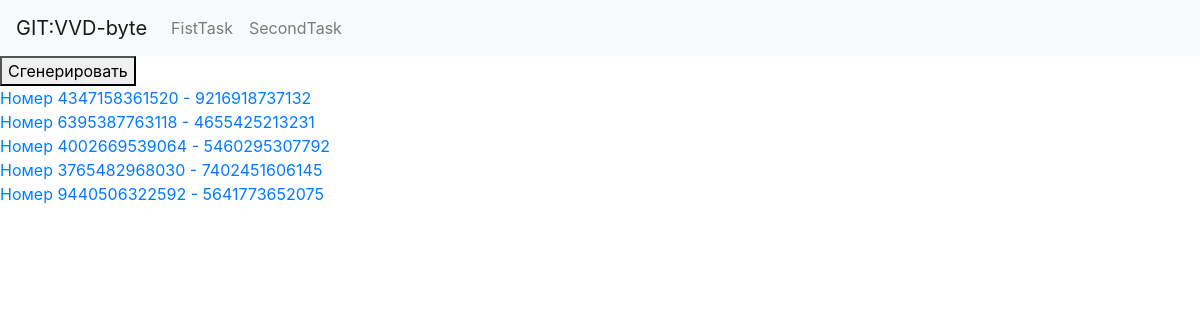
The page /first/ on the database as committed earlier.
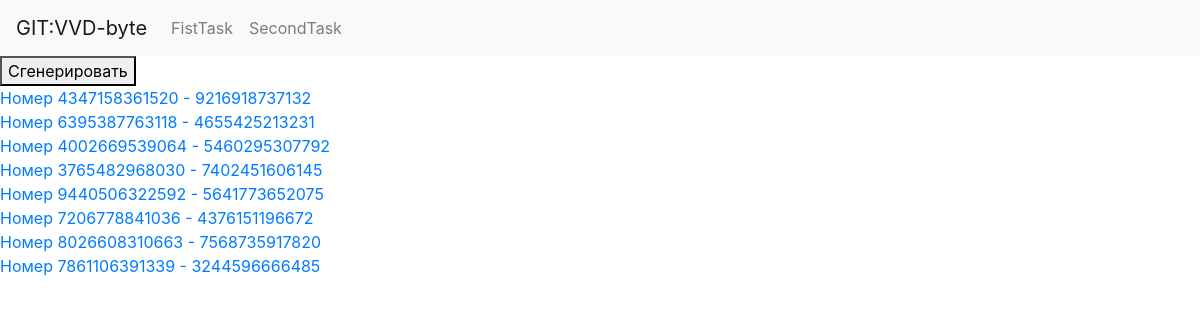
The same page on the database as committed later.
### first/models.py (models this page shows, shortened)
class User(models.Model):
    number = models.CharField(max_length=13)
    name = models.CharField(max_length=20)

### first/views.py (the view, shortened to what this page needs)
# urls.py: path('', FirstTask.as_view(), name='FirstTask'),
class FirstTask(View):
    def get(self, request):
        return render(request, 'first/first_all_page.html', context={'UserData': User.objects.all()})

### first/templates/first/first_all_page.html (shortened to what this page needs)
{% extends 'base.html' %}
{% block content %}
    <form action="" method="post">
        <button type="submit">Сгенерировать</button>
    </form>
    <div>
        {% for i in UserData %}
            <div>
                <a href="/first/{{ i.number }}">{{ i.name }} - {{ i.number }}</a>
            </div>
        {% endfor %}
    </div>
{% endblock %}

### templates/base.html (shortened to what this page needs)
<!DOCTYPE html>
<html lang="en">
<head>
    <link rel="stylesheet" href="https://maxcdn.bootstrapcdn.com/bootstrap/4.0.0/css/bootstrap.min.css">
</head>
<body>
<nav class="navbar navbar-expand-lg navbar-light bg-light">
  <a class="navbar-brand" href="/first">GIT:VVD-byte</a>
  <div class="collapse navbar-collapse" id="navbarNav">
    <ul class="navbar-nav">
      <li class="nav-item">
        <a class="nav-link" href="/first">FistTask</a>
      </li>
      <li class="nav-item">
        <a class="nav-link" href="/second">SecondTask</a>
      </li>
    </ul>
  </div>
</nav>
{% block content %}
{% endblock %}
</body>
</html>

Rows that differ between the two databases and show on the page:
added User: name "Номер 7206778841036", number "4376151196672"
added User: name "Номер 8026608310663", number "7568735917820"
added User: name "Номер 7861106391339", number "3244596666485"
